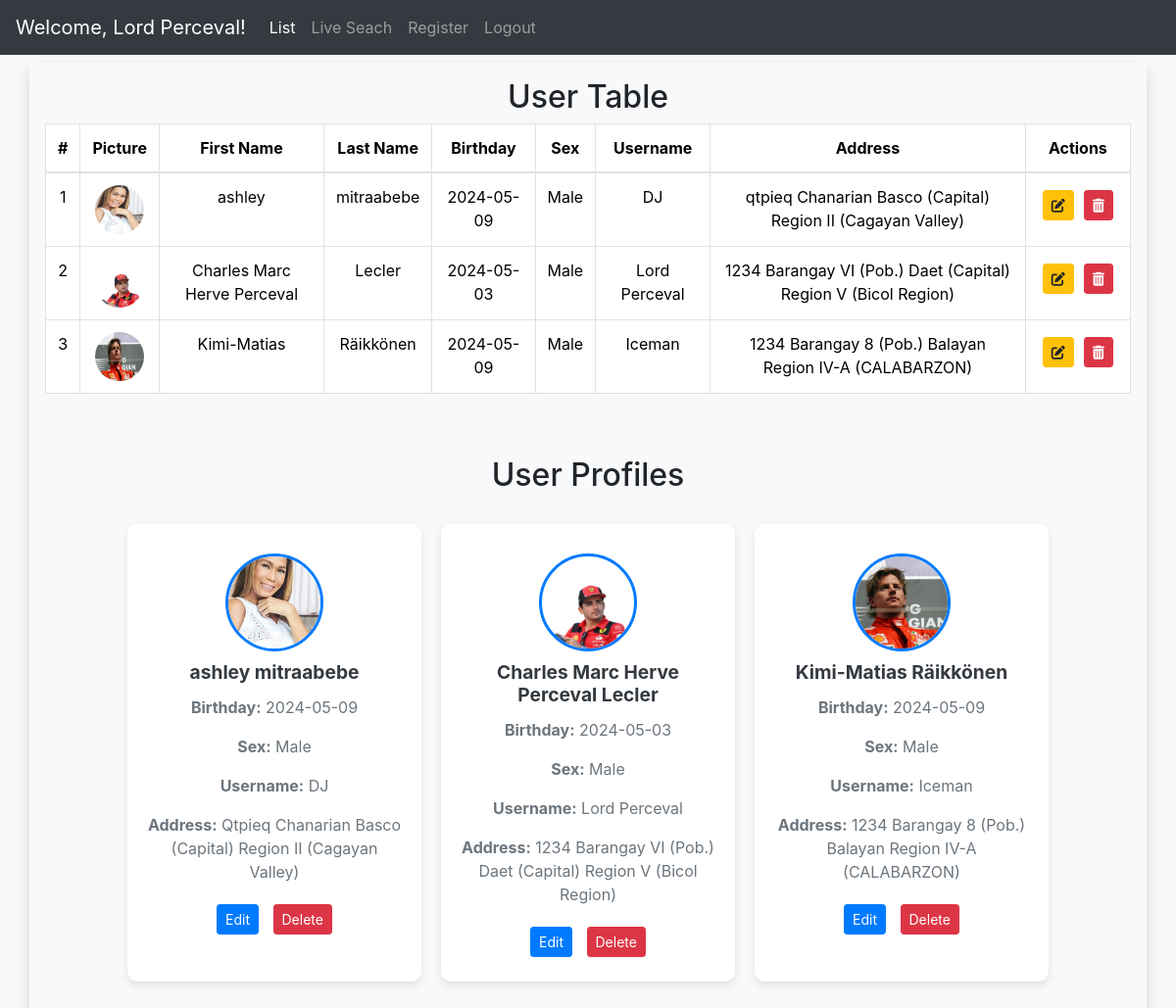
/index.php (signed in), run on the app's committed database.
### tables this page shows
CREATE TABLE `users` (
  `user_id` int(11) NOT NULL,
  `username` varchar(255) DEFAULT NULL,
  `passwords` varchar(255) DEFAULT NULL,
  `first_name` varchar(225) DEFAULT NULL,
  `last_name` varchar(225) DEFAULT NULL,
  `user_email` varchar(255) NOT NULL,
  `birthday` date DEFAULT NULL,
  `sex` varchar(225) DEFAULT NULL,
  `user_profile` varchar(225) NOT NULL
);

### classes/database.php (called while the page is built, shortened)
<?php
class database{
    function opencon(){
        return new PDO('mysql:host=localhost; dbname=loginmethod', 'root', '');
    }
    function view(){
        $con = $this->opencon();
        return $con->query("SELECT users.user_id, users.user_profile, users.first_name, users.last_name,users.passwords, users.birthday, users.sex, users.username, CONCAT(users_address.Users_add_street,' ', users_address.Users_add_barangay,' ', users_address.Users_add_city,' ', users_address.User_add_province) AS address FROM users JOIN users_address ON users.user_id=users_address.user_id")->fetchAll();
    }
}

### index.php (the view, shortened to what this page needs)
<?php
require_once('classes/database.php');
$con = new database();
?>
<!DOCTYPE html>
<html lang="en">
<head>
  <link rel="stylesheet" href="./bootstrap-5.3.3-dist/css/bootstrap.css">
  <link href="https://stackpath.bootstrapcdn.com/bootstrap/4.5.2/css/bootstrap.min.css" rel="stylesheet">
  <link rel="stylesheet" href="https://cdnjs.cloudflare.com/ajax/libs/font-awesome/5.15.4/css/all.min.css">
  <link rel="stylesheet" href="https://cdnjs.cloudflare.com/ajax/libs/font-awesome/6.0.0-beta3/css/all.min.css">
<link rel="stylesheet" href="./includes/style.css">
</head>
<body>
<?php include('includes/navbar.php'); ?>
<div class="container user-info rounded shadow p-3 my-2">
<h2 class="text-center mb-2">User Table</h2>
  <div class="table-responsive text-center">
    <table class="table table-bordered">
      <thead>
        <tr>
          <th>#</th>
          <th>Picture</th>
          <th>First Name</th>
          <th>Last Name</th>
          <th>Birthday</th>
          <th>Sex</th>
          <th>Username</th>
          <th>Address</th>
          <th>Actions</th>
        </tr>
      </thead>
      <tbody>
        <?php
        $counter = 1;
        $data = $con-> view();
        foreach($data as $rows) {
        ?>
        <tr>
          <td><?php echo $counter++?></td>
          <td>
          <?php if (!empty($rows['user_profile'])): ?>
          <img src="<?php echo htmlspecialchars($rows['user_profile']); ?>" alt="Profile Picture" style="width: 50px; height: 50px; border-radius: 50%;">
          <?php else: ?>
          <img src="path/to/default/profile/pic.jpg" alt="Default Profile Picture" style="width: 50px; height: 50px; border-radius: 50%;">
          <?php endif; ?></td>
          <td><?php echo $rows['first_name'];?></td>
          <td><?php echo $rows['last_name'];?></td>
          <td><?php echo $rows['birthday'];?></td>
          <td><?php echo $rows['sex'];?></td>
          <td><?php echo $rows['username'];?></td>
          <td><?php echo $rows['address'];?></td>
          <td>
          <div class="btn-group" role="group">
          <form action="update.php" method="post" class="d-inline">
              <button type="submit" class="btn btn-warning btn-sm">
                <i class="fas fa-edit"></i>
              </button>
          </form>
          <form method="POST" class="d-inline">
              <button type="submit" name="delete" class="btn btn-danger btn-sm" onclick="return confirm('Are you sure you want to delete this user?')">
                <i class="fas fa-trash-alt"></i>
              </button>
          </form>
        </div>
        </td>
        </tr>
        <?php
        }
        ?>
      </tbody>
    </table>
  </div>
  <div class="container my-5">
        <h2 class="text-center">User Profiles</h2>
        <div class="card-container">
            <?php
            $data = $con->view();
            foreach ($data as $rows) {
            ?>
            <div class="card">
                <div class="card-body text-center">
                    <?php if (!empty($rows['user_profile'])): ?>
                        <img src="<?php echo htmlspecialchars($rows['user_profile']); ?>" alt="Profile Picture" class="profile-img">
                    <?php else: ?>
                        <img src="path/to/default/profile/pic.jpg" alt="Default Profile Picture" class="profile-img">
                    <?php endif; ?>
                    <h5 class="card-title"><?php echo htmlspecialchars($rows['first_name']) . ' ' . htmlspecialchars($rows['last_name']); ?></h5>
                    <p class="card-text"><strong>Birthday:</strong> <?php echo htmlspecialchars($rows['birthday']); ?></p>
                    <p class="card-text"><strong>Sex:</strong> <?php echo htmlspecialchars($rows['sex']); ?></p>
                    <p class="card-text"><strong>Username:</strong> <?php echo htmlspecialchars($rows['username']); ?></p>
                    <p class="card-text"><strong>Address:</strong> <?php echo ucwords(htmlspecialchars($rows['address'])); ?></p>
                    <form action="update.php" method="post" class="d-inline">
                        <button type="submit" class="btn btn-primary btn-sm">Edit</button>
                    </form>
                    <form method="POST" class="d-inline">
                        <input type="submit" name="delete" class="btn btn-danger btn-sm" value="Delete" onclick="return confirm('Are you sure you want to delete this user?')">
                    </form>
                </div>
            </div>
            <?php
            }
            ?>
        </div>
    </div>
</div>
</body>
</html>

### includes/style.css (style rules this page uses)
body { background-color: #f8f9fa; }
.card-container { display: flex; flex-wrap: wrap; gap: 20px; justify-content: center; margin-top: 30px; }
.card { width: 300px; border: none; border-radius: 10px; box-shadow: 0 4px 8px rgba(0, 0, 0, 0.1); transition: transform 0.2s, box-shadow 0.2s; }
.profile-img { width: 100px; height: 100px; border-radius: 50%; object-fit: cover; margin: 10px auto; border: 3px solid #007bff; }
.card-title { font-size: 1.2rem; font-weight: bold; color: #343a40; }
.card-text { color: #6c757d; }
.btn { margin: 5px; }

### data on the page
users: user_profile (picture), first_name "ashley", last_name "mitraabebe", birthday "2024-05-09", sex "Male", username "DJ", address "qtpieq Chanarian Basco (Capital) Region II (Cagayan Valley)", address "Qtpieq Chanarian Basco (Capital) Region II (Cagayan Valley)"
users: user_profile (picture), first_name "Charles Marc Herve Perceval", last_name "Lecler", birthday "2024-05-03", sex "Male", username "Lord Perceval", address "1234 Barangay VI (Pob.) Daet (Capital) Region V (Bicol Region)"
users: user_profile (picture), first_name "Kimi-Matias", last_name "Räikkönen", birthday "2024-05-09", sex "Male", username "Iceman", address "1234 Barangay 8 (Pob.) Balayan Region IV-A (CALABARZON)"

### other printed values
$_SESSION['username'] "Lord Perceval"
